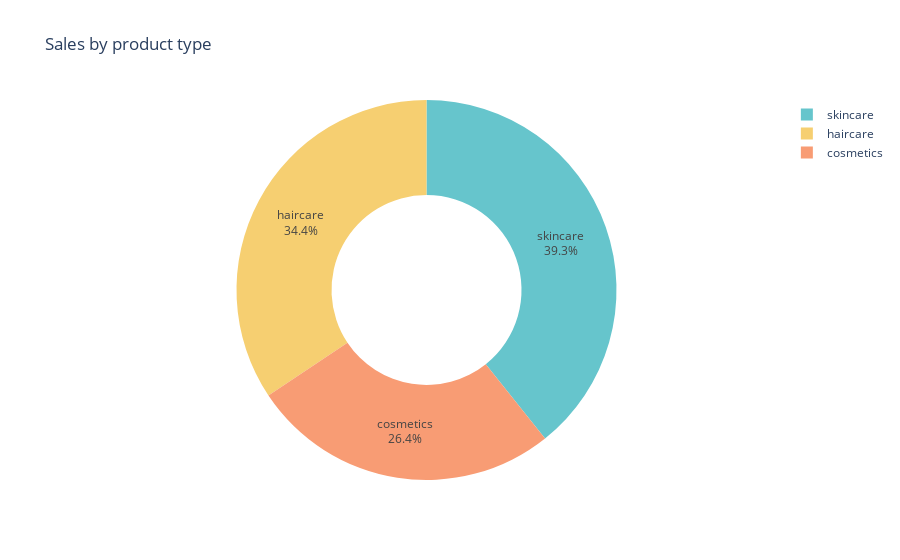

Source (notebook cell):
### Code cell
fig=px.pie(sales_data, values='Number of products sold', names='Product type', title="Sales by product type", hole=0.5, color_discrete_sequence=px.colors.qualitative.Pastel)  
fig.update_traces(textposition="inside", textinfo="percent+label")
fig.show()

### Figure 1 — Plotly figure (JSON) as saved in the notebook; plotly's stock layout.template omitted (floating-point values rounded to 4 significant figures)
{"data": [{"domain": {"x": [0, 1], "y": [0, 1]}, "hole": 0.5, "hovertemplate": "Product type=%{label}<br>Number of products sold=%{value}<extra></extra>", "labels": ["cosmetics", "haircare", "skincare"], "legendgroup": "", "name": "", "showlegend": true, "textinfo": "percent+label", "textposition": "inside", "type": "pie", "values": [609435, 794409, 907901]}], "layout": {"autosize": true, "legend": {"tracegroupgap": 0}, "piecolorway": ["rgb(102, 197, 204)", "rgb(246, 207, 113)", "rgb(248, 156, 116)", "rgb(220, 176, 242)", "rgb(135, 197, 95)", "rgb(158, 185, 243)", "rgb(254, 136, 177)", "rgb(201, 219, 116)", "rgb(139, 224, 164)", "rgb(180, 151, 231)", "rgb(179, 179, 179)"], "title": {"text": "Sales by product type"}}}
